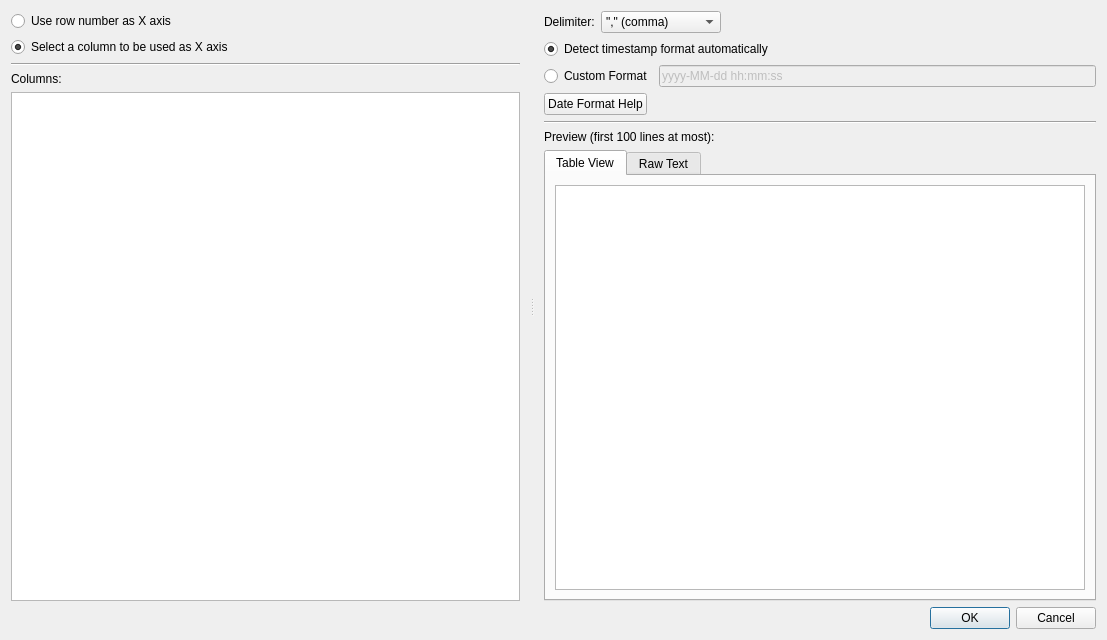
<?xml version="1.0" encoding="UTF-8"?>
<ui version="4.0">
 <class>DialogCSV</class>
 <widget class="QDialog" name="DialogCSV">
  <property name="geometry">
   <rect>
    <x>0</x>
    <y>0</y>
    <width>1107</width>
    <height>640</height>
   </rect>
  </property>
  <property name="windowTitle">
   <string>CSV Loader</string>
  </property>
  <layout class="QVBoxLayout" name="verticalLayout_3">
   <item>
    <widget class="QSplitter" name="splitter">
     <property name="orientation">
      <enum>Qt::Horizontal</enum>
     </property>
     <widget class="QWidget" name="layoutWidget">
      <layout class="QVBoxLayout" name="verticalLayout">
       <property name="rightMargin">
        <number>10</number>
       </property>
       <item>
        <widget class="QRadioButton" name="radioButtonIndex">
         <property name="text">
          <string>Use row number as X axis</string>
         </property>
        </widget>
       </item>
       <item>
        <widget class="QRadioButton" name="radioButtonSelect">
         <property name="text">
          <string>Select a column to be used as X axis</string>
         </property>
         <property name="checked">
          <bool>true</bool>
         </property>
        </widget>
       </item>
       <item>
        <widget class="Line" name="line">
         <property name="orientation">
          <enum>Qt::Horizontal</enum>
         </property>
        </widget>
       </item>
       <item>
        <widget class="QLabel" name="label_3">
         <property name="text">
          <string>Columns:</string>
         </property>
        </widget>
       </item>
       <item>
        <widget class="QListWidget" name="listWidgetSeries"/>
       </item>
      </layout>
     </widget>
     <widget class="QWidget" name="layoutWidget_2">
      <layout class="QVBoxLayout" name="verticalLayout_2">
       <property name="leftMargin">
        <number>10</number>
       </property>
       <item>
        <layout class="QHBoxLayout" name="horizontalLayout">
         <item>
          <widget class="QLabel" name="label">
           <property name="text">
            <string>Delimiter:</string>
           </property>
          </widget>
         </item>
         <item>
          <widget class="QComboBox" name="comboBox">
           <property name="minimumSize">
            <size>
             <width>120</width>
             <height>0</height>
            </size>
           </property>
           <item>
            <property name="text">
             <string>&quot;,&quot; (comma)</string>
            </property>
           </item>
           <item>
            <property name="text">
             <string>&quot;;&quot; (semicolon)</string>
            </property>
           </item>
           <item>
            <property name="text">
             <string>&quot; &quot; (space)</string>
            </property>
           </item>
           <item>
            <property name="text">
             <string>&quot;\t&quot; (tab)</string>
            </property>
           </item>
          </widget>
         </item>
         <item>
          <spacer name="horizontalSpacer">
           <property name="orientation">
            <enum>Qt::Horizontal</enum>
           </property>
           <property name="sizeHint" stdset="0">
            <size>
             <width>40</width>
             <height>20</height>
            </size>
           </property>
          </spacer>
         </item>
        </layout>
       </item>
       <item>
        <widget class="QRadioButton" name="radioAutoTime">
         <property name="text">
          <string>Detect timestamp format automatically</string>
         </property>
         <property name="checked">
          <bool>true</bool>
         </property>
        </widget>
       </item>
       <item>
        <layout class="QHBoxLayout" name="horizontalLayout_2">
         <property name="topMargin">
          <number>0</number>
         </property>
         <item>
          <widget class="QRadioButton" name="radioCustomTime">
           <property name="text">
            <string>Custom Format</string>
           </property>
          </widget>
         </item>
         <item>
          <widget class="QLineEdit" name="lineEditDateFormat">
           <property name="enabled">
            <bool>false</bool>
           </property>
           <property name="text">
            <string>yyyy-MM-dd hh:mm:ss</string>
           </property>
           <property name="placeholderText">
            <string>yyyy-MM-dd hh:mm:ss</string>
           </property>
          </widget>
         </item>
        </layout>
       </item>
       <item>
        <layout class="QHBoxLayout" name="horizontalLayout_3">
         <item>
          <widget class="QPushButton" name="dateTimeHelpButton">
           <property name="maximumSize">
            <size>
             <width>16777215</width>
             <height>16777215</height>
            </size>
           </property>
           <property name="text">
            <string>Date Format Help</string>
           </property>
          </widget>
         </item>
         <item>
          <spacer name="horizontalSpacer_2">
           <property name="orientation">
            <enum>Qt::Horizontal</enum>
           </property>
           <property name="sizeHint" stdset="0">
            <size>
             <width>40</width>
             <height>20</height>
            </size>
           </property>
          </spacer>
         </item>
        </layout>
       </item>
       <item>
        <widget class="Line" name="line_2">
         <property name="orientation">
          <enum>Qt::Horizontal</enum>
         </property>
        </widget>
       </item>
       <item>
        <widget class="QLabel" name="label_2">
         <property name="text">
          <string>Preview (first 100 lines at most):</string>
         </property>
        </widget>
       </item>
       <item>
        <widget class="QTabWidget" name="tabWidget">
         <property name="currentIndex">
          <number>0</number>
         </property>
         <widget class="QWidget" name="tab_4">
          <attribute name="title">
           <string>Table View</string>
          </attribute>
          <layout class="QVBoxLayout" name="verticalLayout_7">
           <item>
            <widget class="QTableView" name="tableView">
             <property name="sizePolicy">
              <sizepolicy hsizetype="Expanding" vsizetype="Expanding">
               <horstretch>1</horstretch>
               <verstretch>1</verstretch>
              </sizepolicy>
             </property>
             <property name="layoutDirection">
              <enum>Qt::LeftToRight</enum>
             </property>
             <property name="editTriggers">
              <set>QAbstractItemView::NoEditTriggers</set>
             </property>
             <property name="showDropIndicator" stdset="0">
              <bool>false</bool>
             </property>
             <property name="dragDropOverwriteMode">
              <bool>false</bool>
             </property>
             <property name="wordWrap">
              <bool>true</bool>
             </property>
             <attribute name="verticalHeaderStretchLastSection">
              <bool>false</bool>
             </attribute>
            </widget>
           </item>
          </layout>
         </widget>
         <widget class="QWidget" name="tab_3">
          <attribute name="title">
           <string>Raw Text</string>
          </attribute>
          <layout class="QVBoxLayout" name="verticalLayout_9">
           <item>
            <widget class="QCodeEditor" name="rawText">
             <property name="sizePolicy">
              <sizepolicy hsizetype="Preferred" vsizetype="Preferred">
               <horstretch>1</horstretch>
               <verstretch>1</verstretch>
              </sizepolicy>
             </property>
             <property name="lineWrapMode">
              <enum>QTextEdit::NoWrap</enum>
             </property>
             <property name="readOnly">
              <bool>true</bool>
             </property>
            </widget>
           </item>
          </layout>
         </widget>
        </widget>
       </item>
      </layout>
     </widget>
    </widget>
   </item>
   <item>
    <widget class="QDialogButtonBox" name="buttonBox">
     <property name="enabled">
      <bool>true</bool>
     </property>
     <property name="orientation">
      <enum>Qt::Horizontal</enum>
     </property>
     <property name="standardButtons">
      <set>QDialogButtonBox::Cancel|QDialogButtonBox::Ok</set>
     </property>
    </widget>
   </item>
  </layout>
 </widget>
 <customwidgets>
  <customwidget>
   <class>QCodeEditor</class>
   <extends>QTextEdit</extends>
   <header location="global">QCodeEditor</header>
  </customwidget>
 </customwidgets>
 <resources/>
 <connections>
  <connection>
   <sender>buttonBox</sender>
   <signal>accepted()</signal>
   <receiver>DialogCSV</receiver>
   <slot>accept()</slot>
   <hints>
    <hint type="sourcelabel">
     <x>248</x>
     <y>254</y>
    </hint>
    <hint type="destinationlabel">
     <x>157</x>
     <y>274</y>
    </hint>
   </hints>
  </connection>
  <connection>
   <sender>buttonBox</sender>
   <signal>rejected()</signal>
   <receiver>DialogCSV</receiver>
   <slot>reject()</slot>
   <hints>
    <hint type="sourcelabel">
     <x>316</x>
     <y>260</y>
    </hint>
    <hint type="destinationlabel">
     <x>286</x>
     <y>274</y>
    </hint>
   </hints>
  </connection>
 </connections>
</ui>
